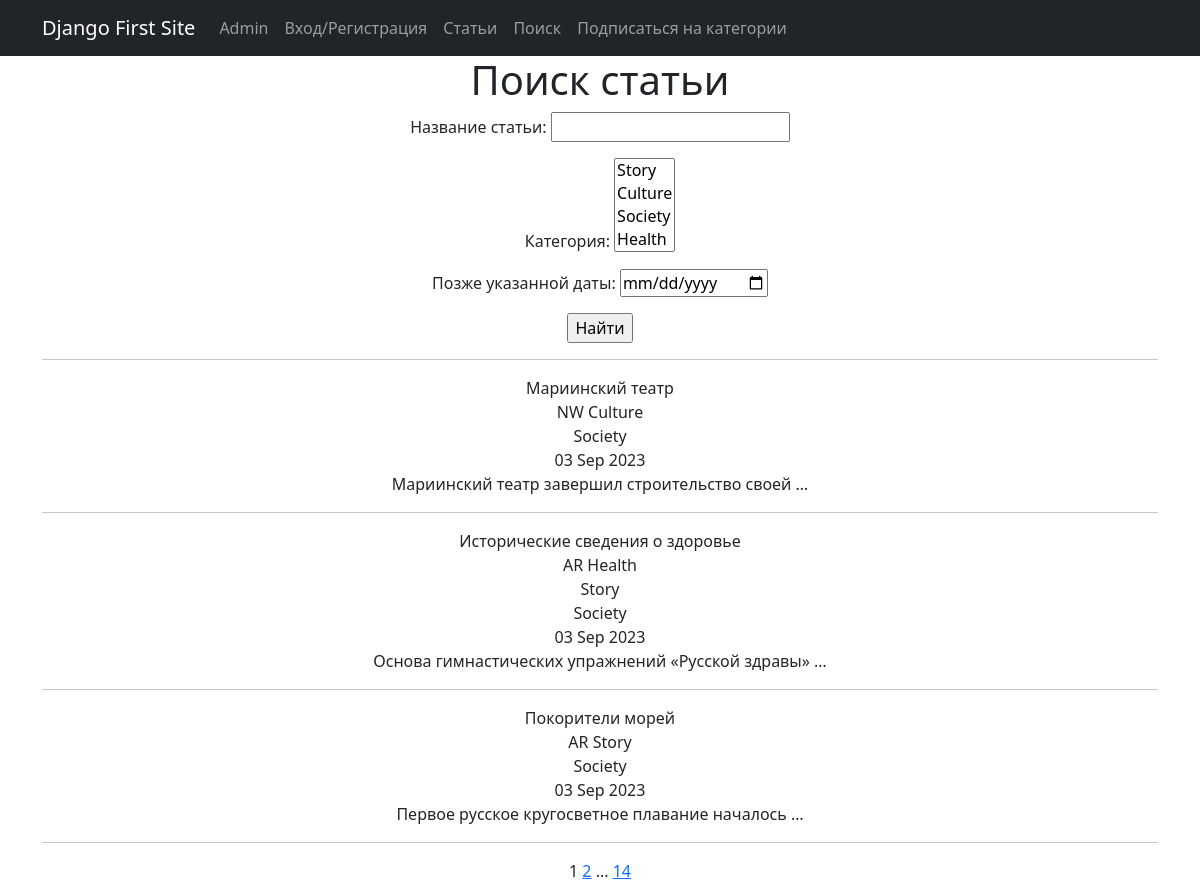
Page /news/search/ on the earlier database version.
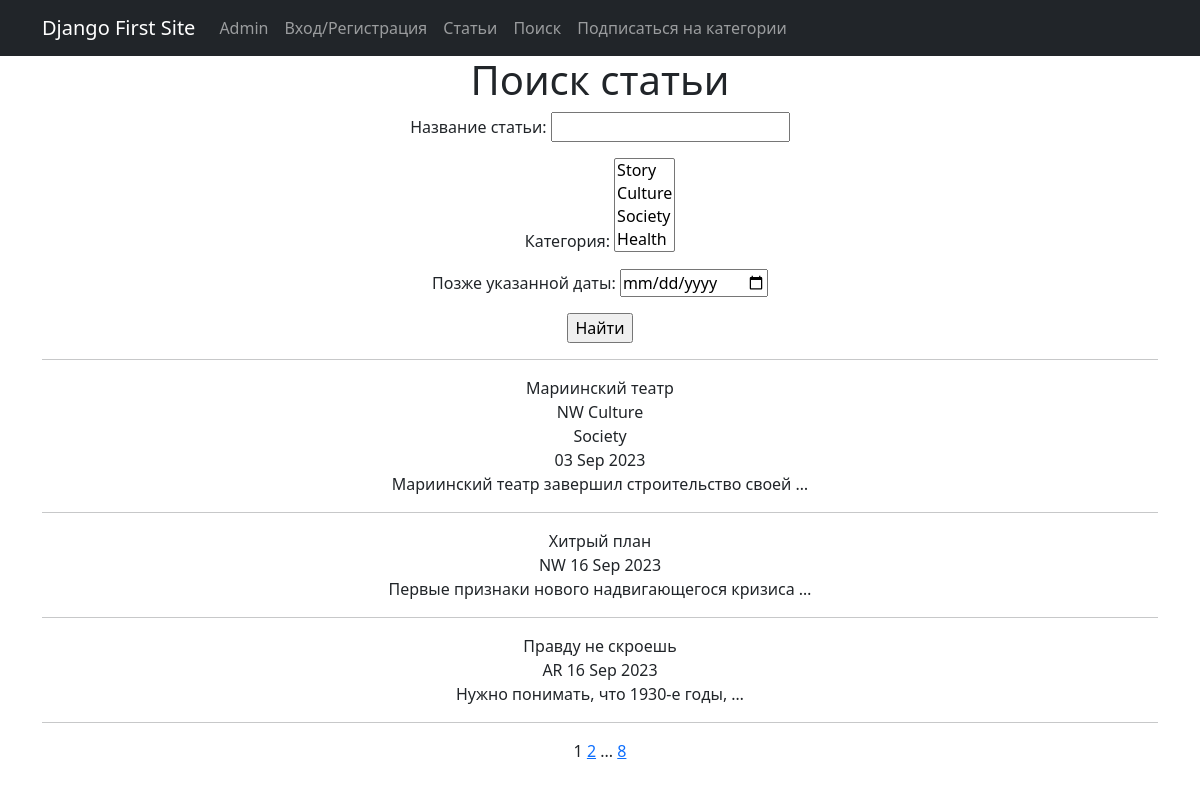
Same page on the later database version.
### news/models.py (models this page shows, shortened)
class Post(models.Model):
    news = 'NW'
    article = 'AR'
    CATEGORY_CHOICES = [
        (news, 'Новость'),
        (article, 'Статья')
    ]
    post_author = models.ForeignKey(Author, on_delete=models.CASCADE)
    category_type = models.CharField(max_length=2, choices=CATEGORY_CHOICES,
                                     default=article)
    post_date = models.DateTimeField(auto_now_add=True)
    post_category = models.ManyToManyField(Category, through='PostCategory')
    post_title = models.CharField(max_length=128)
    post_text = models.TextField()
    post_rating = models.SmallIntegerField(default=0)

class Category(models.Model):
    category_name = models.CharField(max_length=64, unique=True)
    subscribers = models.ManyToManyField(User, related_name='categories',
                                         default='')
    def __str__(self):
        return f'{self.category_name}'

### news/views.py (the view)
# urls.py: path('search/', NewsSearch.as_view(), name='news_search'),
class NewsSearch(ListView):
    model = Post
    template_name = 'news_search.html'
    context_object_name = 'news_search'
    paginate_by = 3
    def get_queryset(self):
        queryset = super().get_queryset()
        self.filterset = PostFilter(self.request.GET, queryset)
        return self.filterset.qs
    def get_context_data(self, **kwargs):
        context = super().get_context_data(**kwargs)
        context['filterset'] = self.filterset
        return context

### news/templatetags/custom_tags.py (called while the page is built)
@register.simple_tag(takes_context=True)
def url_replace(context, **kwargs):
    d = context['request'].GET.copy()
    for k, v in kwargs.items():
        d[k] = v
    return d.urlencode()

### news/templates/news/news_search.html (shortened to what this page needs)
{% extends 'flatpages/default.html' %}
{% load custom_tags %}
{% block content %}
<h1>Поиск статьи</h1>
    <form action="" method="get">
        {{ filterset.form.as_p }}
        <input type="submit" value="Найти" />
    </form>
<hr>
{% if news_search|length %}
    {% for post in news_search %}
        {{ post.post_title }}
        <br>
        {{ post.category_type }}
            {% for cat in post.post_category.all %}
                {{ cat.category_name }}
                <br>
            {% endfor %}
        {{ post.post_date|date:'d M Y'}}
        <br>
        {{ post.post_text|truncatewords:5}}
        <hr>
    {% endfor %}
{% else %}
    <h1>Извините на данный момент статей нет</h1>
{% endif %}
{{ page_obj.number }}
{% if page_obj.has_next %}
    <a href="?{% url_replace page=page_obj.next_page_number %}">{{ page_obj.next_page_number }}</a>
    {% if paginator.num_pages != page_obj.next_page_number %}
    ...
    <a href="?{% url_replace page=page_obj.paginator.num_pages %}">{{ page_obj.paginator.num_pages }}</a>
    {% endif %}
{% endif %}
{% endblock content %}

Differences in the rows shown:
removed Post: post_title "Исторические сведения о здоровье", category_type "AR", post_date "03 Sep 2023", post_text "Основа гимнастических упражнений «Русской здравы» …", Category (category_name "Society")
no longer on this page (row unchanged): Category: category_name "Health", shown under "Исторические сведения о здоровье"
no longer on this page (row unchanged): Category: category_name "Story"
removed Post: post_title "Покорители морей", category_type "AR", post_date "03 Sep 2023", post_text "Первое русское кругосветное плавание началось …", Category (category_name "Society")
now on this page (row unchanged): Post: post_title "Хитрый план", category_type "NW", post_date "16 Sep 2023", post_text "Первые признаки нового надвигающегося кризиса …"
now on this page (row unchanged): Post: post_title "Правду не скроешь", category_type "AR", post_date "16 Sep 2023", post_text "Нужно понимать, что 1930-е годы, …"
Other differences:
{{ page_obj.paginator.num_pages }}: "14" → "8"
